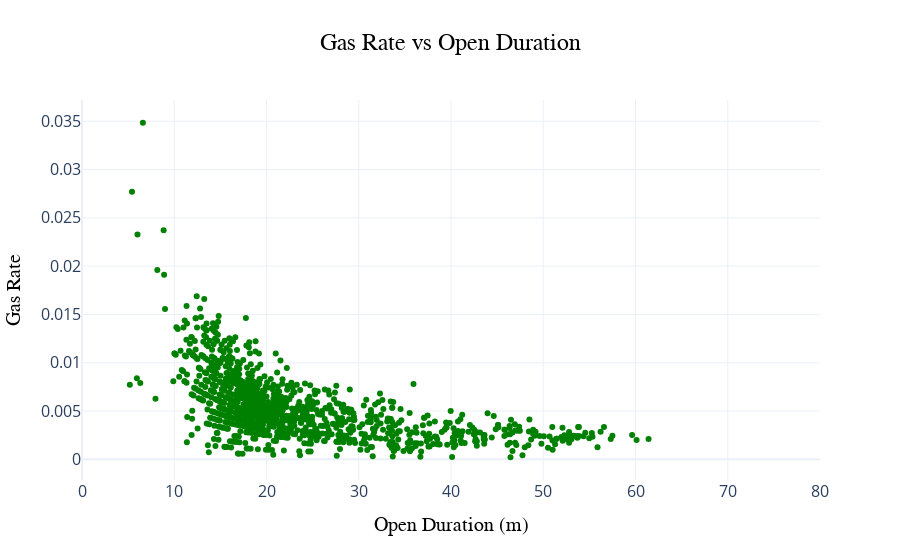

The notebook cell this image was saved under:
### Code cell
import plotly.graph_objects as go

# Create Plotly figure
fig = go.Figure()

# Add scatter plot (point cloud)
fig.add_trace(go.Scatter(
    x=df_z['Open Duration (m)'],
    y=df_z['GasRate'],
    mode='markers',
    marker=dict(size=6, color='green', opacity=1),
    name='Gas Rate'
))

# Customize layout with bold and enlarged text
fig.update_layout(
    title=dict(
        text='Gas Rate vs Open Duration',
        font=dict(size=24, family='Arial', color='black'),  # Bold and larger title
        x=0.5  # Center the title
    ),
    xaxis=dict(
        title=dict(
            text='Open Duration (m)',
            font=dict(size=20, family='Arial', color='black')  # Bold and larger x-axis label
        ),
        tickfont=dict(size=16)  # Increase tick label size
    ),
    yaxis=dict(
        title=dict(
            text='Gas Rate',
            font=dict(size=20, family='Arial', color='black')  # Bold and larger y-axis label
        ),
        tickfont=dict(size=16)  # Increase tick label size
    ),
    xaxis_range=[0, 80],  # Set x-axis limits (adjust as needed)
    template='plotly_white'
)

# Show plot
fig.show()

### Figure 1 — Plotly figure (JSON) as saved in the notebook; plotly's stock layout.template omitted (floating-point values rounded to 4 significant figures; data arrays with more than 128 entries replaced by an {"elided": "..."} marker saying what was removed)
{"data": [{"marker": {"color": "green", "opacity": 1, "size": 6}, "mode": "markers", "name": "Gas Rate", "type": "scatter", "x": {"elided": "1476 float values"}, "y": {"elided": "1476 float values"}}], "layout": {"title": {"font": {"color": "black", "family": "Arial", "size": 24}, "text": "Gas Rate vs Open Duration", "x": 0.5}, "xaxis": {"range": [0, 80], "tickfont": {"size": 16}, "title": {"font": {"color": "black", "family": "Arial", "size": 20}, "text": "Open Duration (m)"}}, "yaxis": {"tickfont": {"size": 16}, "title": {"font": {"color": "black", "family": "Arial", "size": 20}, "text": "Gas Rate"}}}}
